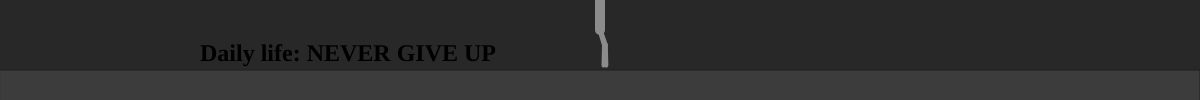
Frame 1 (no input)
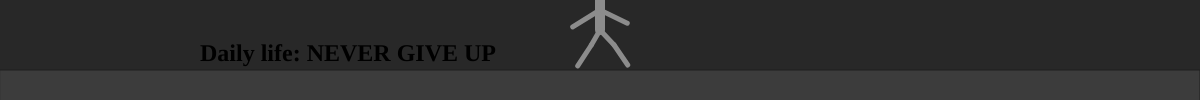
Frame 60 (no input)
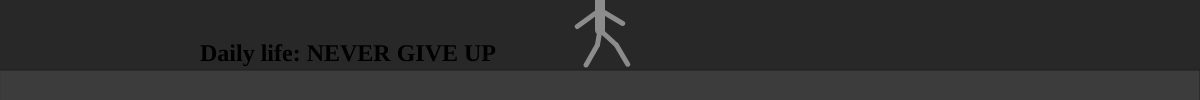
Frame 120 (the mouse pressed at the canvas centre since frame 60)

The p5.js sketch that drew these frames (run headless with seeded random() and noise() and a simulated clock; from frame 60 on, the mouse is pressed at the canvas centre):

// p5.js sketch
// ── sketch.js
let canvasWidth, canvasHeight
let stepCount = 1
let maxStep = 6
ground_color = 60
background_color = 210

let sunStartPosition = { x: 300, y: 350 }
let cloudArray = []
let rainArr = []
let snowflakes = []

let greeting

let greetingSentence = [
  'Daily life: NEVER GIVE UP',
  'The sun rises and sets, he is always walking, to achieve his destination',
  'On the road, there could be raining suddenly',
  'And snowing heavily',
  'No matter what the difficulties are, nothing can stop his advance. <br/> NEVER GIVE UP',
  "Thanks for watch the normal life of everyone. <br/> Let's show respect to every hardworking people"
]

function setup() {
  canvasWidth = document.body.offsetWidth
  canvasHeight = document.body.offsetHeight
  cloudArray = [
    { point: {x: canvasWidth + 300, y: 150}, r: 70 },
    { point: {x: canvasWidth + 500, y: 200}, r: 60 },
    { point: {x: canvasWidth, y: 200}, r: 65 },
    { point: {x: canvasWidth + 100, y: 100}, r: 65 },
    { point: {x: canvasWidth + 400, y: 50}, r: 65 },
    { point: {x: canvasWidth + 600, y: 220}, r: 60 },
  ]

  rainArr = [
    { x: canvasWidth + 700, y: 400 },
    { x: canvasWidth + 670, y: 430 },
    { x: canvasWidth + 670, y: 530 },
    { x: canvasWidth + 470, y: 1000 },
    { x: canvasWidth + 380, y: 500 },
    { x: canvasWidth + 370, y: 600 },
    { x: canvasWidth + 180, y: 410 },
    { x: canvasWidth + 500, y: 400 },
    { x: canvasWidth + 450, y: 410 },
    { x: canvasWidth + 520, y: 510 },
    { x: canvasWidth + 580, y: 310 },
    { x: canvasWidth + 390, y: 380 },
    { x: canvasWidth + 600, y: 700 },
    { x: canvasWidth + 570, y: 660 },
    { x: canvasWidth + 450, y: 680 },
    { x: canvasWidth + 120, y: 480 },
    { x: canvasWidth + 50, y: 380 },
    { x: canvasWidth + 50, y: 350 },
    { x: canvasWidth + 20, y: 400 },
    { x: canvasWidth + 180, y: 550 },
  ]

  createCanvas(canvasWidth, canvasHeight);
  greeting = createElement('h2', greetingSentence[stepCount - 1]);
  greeting.position(200, 20)
  textSize(20)
}

function draw() {
  let t = millis() / 1000;

  background(230 - 200 * sin(t / 2))

  if (stepCount > maxStep) stepCount = 1

  // create the sun
  if (stepCount === 2) sun(sunStartPosition, 150)

  // create the mountain group
  mountain(600, 5, 14)

  // create the black ground
  ground({ x: 0, y: canvasHeight - 30 }, canvasWidth, 50, t)

  // create human
  person({ x: canvasWidth / 2, y: canvasHeight - 100 })
  
  // create cloud
  if (stepCount === 3) rainingCloud(cloudArray, rainArr, 5)
  else {
    cloudArray = [
      { point: {x: canvasWidth + 300, y: 150}, r: 70 },
      { point: {x: canvasWidth + 500, y: 200}, r: 60 },
      { point: {x: canvasWidth + 80, y: 200}, r: 65 },
      { point: {x: canvasWidth + 100, y: 100}, r: 65 },
      { point: {x: canvasWidth + 400, y: 50}, r: 65 },
      { point: {x: canvasWidth + 600, y: 220}, r: 60 },
    ]
    rainArr = [
      { x: canvasWidth + 700, y: 400 },
      { x: canvasWidth + 670, y: 430 },
      { x: canvasWidth + 670, y: 530 },
      { x: canvasWidth + 470, y: 1000 },
      { x: canvasWidth + 380, y: 500 },
      { x: canvasWidth + 370, y: 600 },
      { x: canvasWidth + 180, y: 410 },
      { x: canvasWidth + 500, y: 400 },
      { x: canvasWidth + 450, y: 410 },
      { x: canvasWidth + 520, y: 510 },
      { x: canvasWidth + 580, y: 310 },
      { x: canvasWidth + 390, y: 380 },
      { x: canvasWidth + 600, y: 700 },
      { x: canvasWidth + 570, y: 660 },
      { x: canvasWidth + 450, y: 680 },
      { x: canvasWidth + 120, y: 480 },
      { x: canvasWidth + 50, y: 380 },
      { x: canvasWidth + 50, y: 350 },
      { x: canvasWidth + 20, y: 400 },
      { x: canvasWidth + 180, y: 550 },
    ]
  }

  // start snowing
  if (stepCount === 4 || stepCount === 5) snow()

}

/**
 * @name: Create the moving mountain by using noise
 * @param {Number} mountainHeight mountain height
 * @param {Number} mountainNum how many mountains to display
 * @param {Number} moveSpeed the mountain moving speed
 * @return {*}
 */
function mountain(mountainHeight, mountainNum, moveSpeed) {
  let noiseScale = 0.01
  let t = millis() / 1000
  
  push()
  for (let k = 0; k < mountainNum; k++) {
    for (let x = 0.5; x < canvasWidth; x++){
      let noiseVal = noise((moveSpeed * t + x) * noiseScale + k * 100)
      stroke(200 - 40 * k)
      let mountainstall = canvasHeight - mountainHeight + noiseVal * 160 + 50 * k
      line(x, mountainstall, x, canvasHeight)
    }
  }
  pop()
}

/**
 * @name: create the sun
 * @param {Number} x sun position_x
 * @param {Number} y sun position_y
 * @param {Number} r sun radius
 * @return {*}
 */
function sun(startPoint, r) {
  push()
  fill(180)
  stroke(180)

  ellipse(startPoint.x, startPoint.y, r)

  let t = millis() / 1000
  let positionX = startPoint.x + 2000 * t
  let targetPoint = { x: positionX, y: startPoint.y + 500 * sin(-0.3 * t) }
  if (positionX < 35000) movement(startPoint, targetPoint, 1)
  pop()
}

/**
 * @name:  create the ground floor
 * @param {JSON.Obejct} startPoint example:{x: 123, y:123}
 * @param {Number} width ground width
 * @param {Number} height ground height
 * @return {*}
 */
function ground(startPoint, width, height) {
  push()
  if (stepCount === 4 || stepCount === 5) {
    let t = millis() / 1000
    fill(60 + 2 * t)
  }
  else {
    fill(ground_color)
  }
  
  stroke(30)
  rect(startPoint.x, startPoint.y, width, height)
  pop()
}

/**
 * @name: create the walking human
 * @param {*} position example:{x: 123, y:123}
 * @return {*}
 */
function person(position) {
  push()

  let t = millis() / 1000
  // let t = 1
  let speed = 2
  
  let headPosition = { x: position.x, y: position.y - 20 }

  let body = {
    startPoint: { x: position.x, y: position.y - 20 },
    endPoint: { x: headPosition.x, y: headPosition.y + 50}
  }
  let arm_front = {
    startPoint: { x: position.x, y: position.y + 10 },
    endPoint: { x: position.x  + 30 * Math.sin( -speed * t), y: position.y + 25 - 2 * Math.sin( -speed * t) }
  }
  let arm_back = {
    startPoint: { x: position.x, y: position.y + 10 },
    endPoint: { x: position.x - 30 * Math.sin( -speed * t), y: position.y + 25 + 2 * Math.sin( -speed * t) }
  }

  let leg_front_1 = {
    startPoint: { x: position.x, y: position.y + 20 + 10 },
    endPoint: { x: position.x + 5 + 15 * Math.sin( -speed * t), y: position.y + 20 + 25 }
  }
  let leg_front_2 = {
    startPoint: { x: leg_front_1.endPoint.x, y: leg_front_1.endPoint.y },
    endPoint: { x: leg_front_1.endPoint.x - 15 * Math.sin( speed * t), y: leg_front_1.endPoint.y + 20 + Math.sin( speed * t) }
  }

  let leg_back_1 = {
    startPoint: { x: position.x, y: position.y + 20 + 10 },
    endPoint: { x: position.x + 5 + 10 * Math.sin( speed * t), y: position.y + 45 }
  }

  let leg_back_2 = {
    startPoint: { x: leg_back_1.endPoint.x, y: leg_back_1.endPoint.y },
    endPoint: { x: leg_back_1.endPoint.x + 15 * Math.sin( speed * t) , y: leg_front_1.endPoint.y + 20 }
  }

  // create front arm
  createLine(arm_front, 140, 5)

  // create front leg
  createLine(leg_front_1, 140, 5)
  createLine(leg_front_2, 140, 5)

  // create body
  createLine(body, 140, 10)
  
  // create head
  fill(140)
  // strokeWeight(2)
  ellipse(headPosition.x, headPosition.y, 30) // head

  // create back arm
  createLine(arm_back, 140, 5)

  // create back leg
  createLine(leg_back_1, 140, 5)
  createLine(leg_back_2, 140, 5)


  pop()

  function createLine(lineObj, color, weight) {
    strokeWeight(weight)
    stroke(color)
    line(lineObj.startPoint.x, lineObj.startPoint.y, lineObj.endPoint.x, lineObj.endPoint.y)
  }
}

/**
 * @name: create the clouds and rain
 * @param {Array} cloudArray cloud array, includes position and radius
 * @param {Array} rainArr rain line position array
 * @param {Number} speed
 * @return {*}
 */
function rainingCloud(cloudArray, rainArr, speed) {
  push()
  cloudArray.map(item => {
    cloud(item.point, item.r, speed)
    return null
  })
  rainArr.map(item => {
    raining(item, speed)
    return null
  })
  cloudArray.map(item => {
    movement(item.point, {x: item.point.x - speed * 10, y: item.point.y}, speed)
    return null
  })
  rainArr.map(item => {
    movement(item, {x: item.x - speed * 10, y: item.y}, speed)
    return null
  })
  pop()
}

/**
 * @name: create one cloud
 * @param {Object} cloud cloud center position
 * @param {Number} radius cloud center circle radius
 * @return {*}
 */
function cloud(cloud, radius) {
  push()
  fill('#acacac')
  stroke('#acacac')
  ellipse(cloud.x, cloud.y, radius)
  ellipse(cloud.x - 40, cloud.y, radius - 15)
  ellipse(cloud.x + 40, cloud.y, radius - 15)
  ellipse(cloud.x - 70, cloud.y, radius - 35)
  ellipse(cloud.x + 70, cloud.y, radius - 35)

  // let t = millis() / 1000
  // let targetPoint = { x: cloud.x - t, y: cloud.y}
  // movement(cloud, targetPoint, speed)
  pop()
}

/**
 * @name: create rain line
 * @param {Object} startPoint rain line start point
 * @return {*}
 */
function raining(startPoint) {
  push()
  stroke('#acacac')
  line(startPoint.x, startPoint.y, getRainEndPoint(startPoint, 40).x, getRainEndPoint(startPoint, 40).y)
  pop()

  function getRainEndPoint(point, length) {
    return {x: point.x + length ?? 100, y: point.y + length ?? 100}
  }
}

/**
 * @name: snowing
 */
function snow() {
  let t = frameCount / 60
  for (let i = 0; i < Math.random(5); i++) {
    snowflakes.push(new snowflake())
    t
  }
  for (let flake of snowflakes) {
    flake.update(t)
    flake.display(t)
  }
}

/**
 * @name: create snow flake
 * @param {*}
 * @return {*}
 */
function snowflake() {
	//initiating coordinates
  this.posX = 0;
  this.posY = random(-50, 0);
  this.initialangle = random(0, 2 * PI);
  this.size = random(2, 5);
  
  this.radius = sqrt(random(pow(width / 2, 2)));
  this.update = function(time) {
		//x position follows a circle
    let w = 0.8; // angular speed
    let angle = w * time + this.initialangle;//updated angle, change over time
    this.posX = width / 2 + this.radius * sin(angle); //

		 // different size snowflakes fall at slightly different y speeds
    this.posY += pow(this.size, 0.5); //square root

		// delete snowflake if past end of screen
    if (this.posY > height) {
      let index = snowflakes.indexOf(this);
      snowflakes.splice(index, 1);
    }
  };
  this.display = function() {
    fill(255);
    stroke(255);
    ellipse(this.posX, this.posY, this.size);
  };
}

/**
 * @name: move the object
 * @param {Object} startPoint
 * @param {Object} targetPoint
 * @param {Number} speed
 * @return {*}
 */
function movement (startPoint, targetPoint, speed) {
  if (startPoint.x > targetPoint.x) startPoint.x -= speed
  if (startPoint.x < targetPoint.x) startPoint.x += speed
  if (startPoint.y < targetPoint.y) startPoint.y += speed
  if (startPoint.y > targetPoint.y) startPoint.y -= speed
  translate(startPoint.x,startPoint.y)
}

/**
 * @name: mouse click
 */
function mouseClicked(){
  stepCount++
  greeting.html(greetingSentence[stepCount - 1]) 
}
